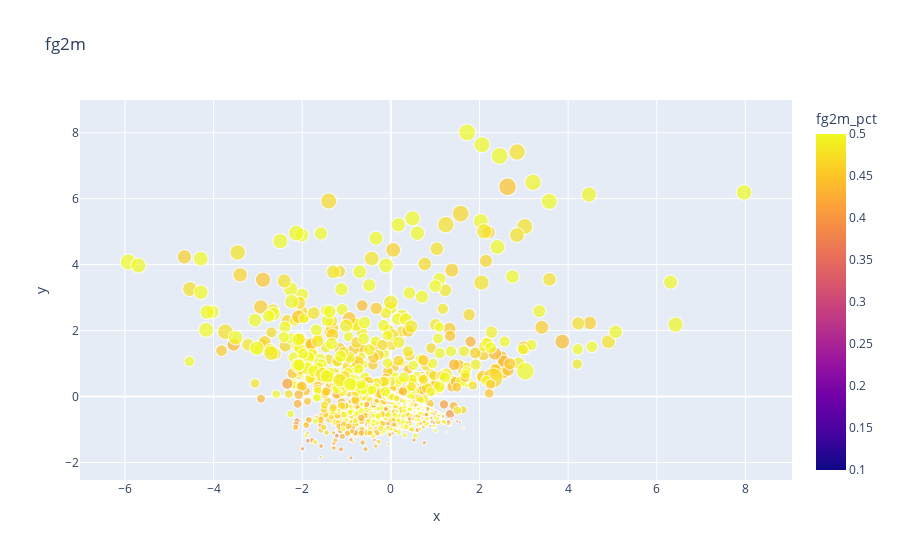

Source (notebook cell):
### Code cell
plot_scatter(df, rotated_means_results, "fg2m", "binomial", "fg2a")

### Figure 1 — Plotly figure (JSON) as saved in the notebook; plotly's stock layout.template omitted (floating-point values rounded to 4 significant figures; data arrays with more than 128 entries replaced by an {"elided": "..."} marker saying what was removed)
{"data": [{"customdata": {"elided": "2332x3 mixed values"}, "hovertemplate": "x=%{x}<br>y=%{y}<br>fg2a=%{customdata[1]}<br>fg2m_pct=%{marker.color}<br>names=%{customdata[2]}<extra></extra>", "legendgroup": "", "marker": {"color": {"elided": "2332 float values"}, "coloraxis": "coloraxis", "size": {"elided": "2332 float values"}, "sizemode": "area", "sizeref": 3.816, "symbol": "circle"}, "mode": "markers", "name": "", "showlegend": false, "type": "scattergl", "x": {"elided": "2332 float values"}, "xaxis": "x", "y": {"elided": "2332 float values"}, "yaxis": "y"}], "layout": {"coloraxis": {"cmax": 0.5, "cmin": 0.1, "colorbar": {"title": {"text": "fg2m_pct"}}, "colorscale": [[0, "#0d0887"], [0.1111, "#46039f"], [0.2222, "#7201a8"], [0.3333, "#9c179e"], [0.4444, "#bd3786"], [0.5556, "#d8576b"], [0.6667, "#ed7953"], [0.7778, "#fb9f3a"], [0.8889, "#fdca26"], [1, "#f0f921"]]}, "legend": {"itemsizing": "constant", "tracegroupgap": 0}, "title": {"text": "fg2m"}, "xaxis": {"anchor": "y", "domain": [0, 1], "title": {"text": "x"}}, "yaxis": {"anchor": "x", "domain": [0, 1], "title": {"text": "y"}}}}
